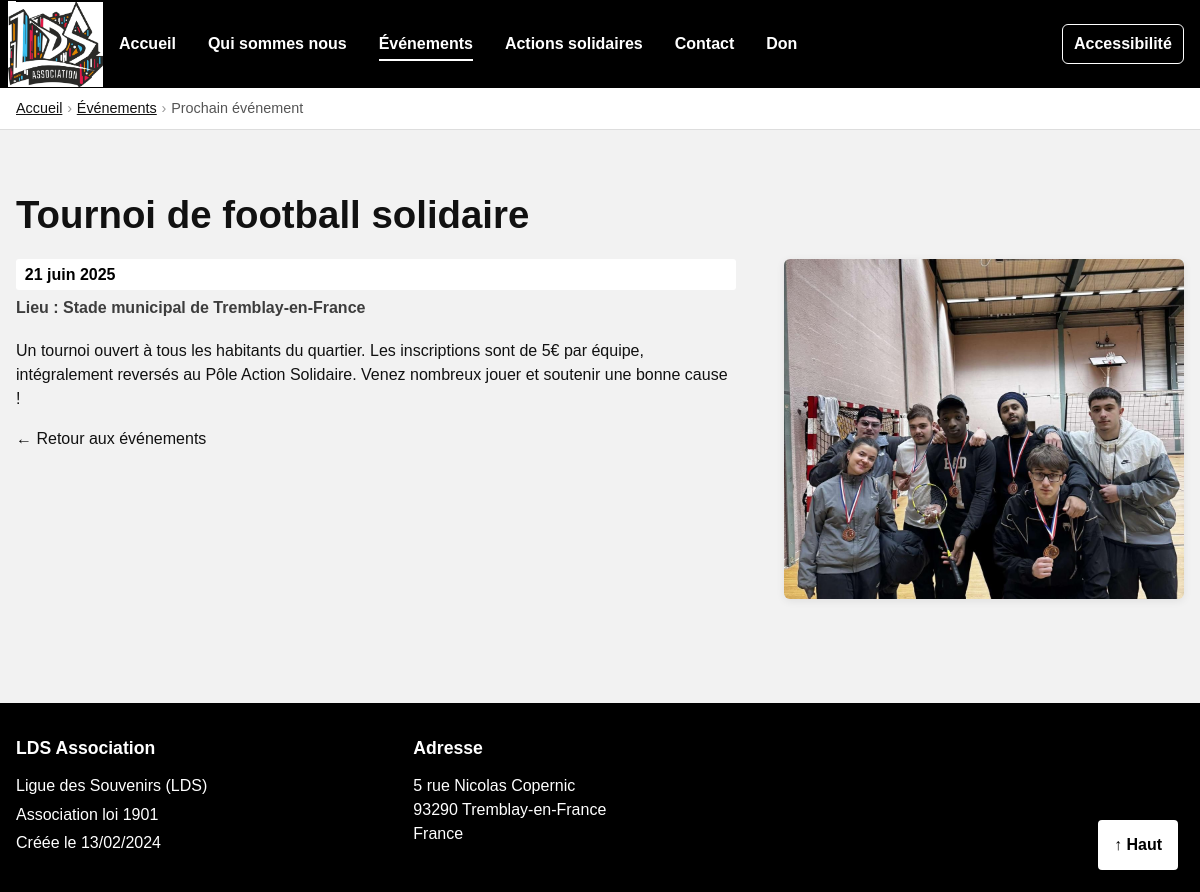
Page /prochain-evenement.php on the committed database.
### tables this page shows
CREATE TABLE evenements (
  id          INT          PRIMARY KEY AUTO_INCREMENT,
  titre       VARCHAR(255) NOT NULL,
  description TEXT         NOT NULL,
  date_event  DATE         NOT NULL,
  lieu        VARCHAR(255) DEFAULT NULL,
  image_src   VARCHAR(255) DEFAULT NULL,
  image_alt   VARCHAR(255) DEFAULT NULL,
  statut      ENUM('prochain', 'passe') NOT NULL
);

### includes/helpers.php (called while the page is built)
<?php
function h(string $texte): string
{
    return htmlspecialchars($texte, ENT_QUOTES | ENT_HTML5, 'UTF-8');
}
function formaterDateFr(string $dateSQL): string
{
    $mois = [
        1  => 'janvier',   2  => 'février',   3  => 'mars',
        4  => 'avril',     5  => 'mai',        6  => 'juin',
        7  => 'juillet',   8  => 'août',       9  => 'septembre',
        10 => 'octobre',   11 => 'novembre',   12 => 'décembre',
    ];
    [$annee, $moisNum, $jour] = explode('-', $dateSQL);
    return (int)$jour . ' ' . $mois[(int)$moisNum] . ' ' . $annee;
}

### prochain-evenement.php (the view, shortened to what this page needs)
<?php
require_once 'includes/helpers.php';
try {
    $bdd = connecterBDD();
    $evenement = $bdd->query(
        "SELECT * FROM evenements WHERE statut = 'prochain' ORDER BY date_event ASC LIMIT 1"
    )->fetch();
    $erreur = false;
} catch (PDOException $e) {
    $erreur = true;
}
require_once 'includes/header.php';
?>
<nav class="breadcrumb" aria-label="Fil d'Ariane">
  <ol>
    <li><a href="index.php">Accueil</a></li>
    <li><a href="evenements.php">Événements</a></li>
    <li aria-current="page">Prochain événement</li>
  </ol>
</nav>
<main id="contenu-principal">
<?php if ($erreur): ?>
  <div role="alert" class="erreur-chargement container" style="margin: 2rem auto">
    <p>Le contenu n'a pas pu être chargé. Veuillez réessayer.</p>
  </div>
<?php else: ?>
  <section class="section" aria-labelledby="titre-prochain-evenement">
    <div class="container">
      <h1 id="titre-prochain-evenement"><?= h($evenement['titre']) ?></h1>
      <div class="detail-evenement">
        <div>
          <div class="detail-meta">
            <span class="badge-date">
              <time datetime="<?= h($evenement['date_event']) ?>">
                <?= formaterDateFr($evenement['date_event']) ?>
              </time>
            </span>
            <?php if ($evenement['lieu']): ?>
            <span class="badge-lieu">Lieu : <?= h($evenement['lieu']) ?></span>
            <?php endif; ?>
          </div>
          <p><?= h($evenement['description']) ?></p>
          <p><a href="evenements.php">← Retour aux événements</a></p>
        </div>
        <?php if ($evenement['image_src']): ?>
        <div>
          <img
            class="detail-evenement-image"
            src="<?= h($evenement['image_src']) ?>"
            alt="<?= h($evenement['image_alt']) ?>"
          />
        </div>
        <?php endif; ?>
      </div>
    </div>
  </section>
<?php endif; ?>
</main>
<?php require_once 'includes/footer.php'; ?>

### evenements.css (style rules this page uses)
:root { --base-font-size: 16px; --letter-spacing: 0em; --color-bg: #f2f2f2; --color-text: #111; --color-black: #000; --color-white: #fff; --color-accent: #fff; --color-focus: #ffbf47; --max-width: 1200px; --radius: 6px; --shadow: 0 2px 8px rgba(0, 0, 0, 0.08); }
html { font-size: var(--base-font-size); scroll-behavior: smooth; }
*, *::before, *::after { box-sizing: border-box; }
body { margin: 0; font-family: Arial, Helvetica, sans-serif; line-height: 1.5; background: var(--color-bg); color: var(--color-text); letter-spacing: var(--letter-spacing); }
img { display: block; max-width: 100%; height: auto; }
a { color: inherit; text-decoration: none; }
.breadcrumb { background-color: var(--color-white); border-bottom: 1px solid #ddd; padding: 0.6rem 0; }
.breadcrumb ol { list-style: none; display: flex; flex-wrap: wrap; gap: 0.3rem; margin: 0; padding: 0; width: min(100% - 2rem, var(--max-width)); margin-inline: auto; }
.breadcrumb li { display: flex; align-items: center; font-size: 0.9rem; color: #555; }
.breadcrumb li + li::before { content: "›"; margin-right: 0.3rem; color: #999; }
.breadcrumb a { color: #111; text-decoration: underline; }
.container { width: min(100% - 2rem, var(--max-width)); margin-inline: auto; }
.section { padding: 3.5rem 0; }
h1, h2, h3 { margin-top: 0; }
h1 { font-size: clamp(1.8rem, 2vw + 1rem, 2.4rem); margin-bottom: 1rem; }
.badge-date { display: inline-block; background: var(--color-white); color: var(--color-black); font-size: 0.82rem; font-weight: 700; padding: 0.2rem 0.55rem; border-radius: calc(var(--radius) / 2); }
.badge-lieu { font-size: 0.88rem; opacity: 0.8; }
.detail-evenement { display: grid; grid-template-columns: 1fr 400px; gap: 3rem; align-items: start; }
.detail-evenement-image { width: 100%; height: 340px; object-fit: cover; border-radius: var(--radius); box-shadow: var(--shadow); }
.detail-meta { display: flex; flex-direction: column; gap: 0.4rem; margin-bottom: 1.2rem; }
.detail-meta span { font-size: 1rem; font-weight: 700; }

### rows in the picture
evenements: titre "Tournoi de football solidaire", date_event "21 juin 2025", lieu "Stade municipal de Tremblay-en-France", description "Un tournoi ouvert à tous les habitants du quartier. Les inscriptions sont de 5€ par équipe, intégralement reversés au Pôle Action Solidaire. Venez nombreux jouer et soutenir une bonne cause !", image_src (picture)
